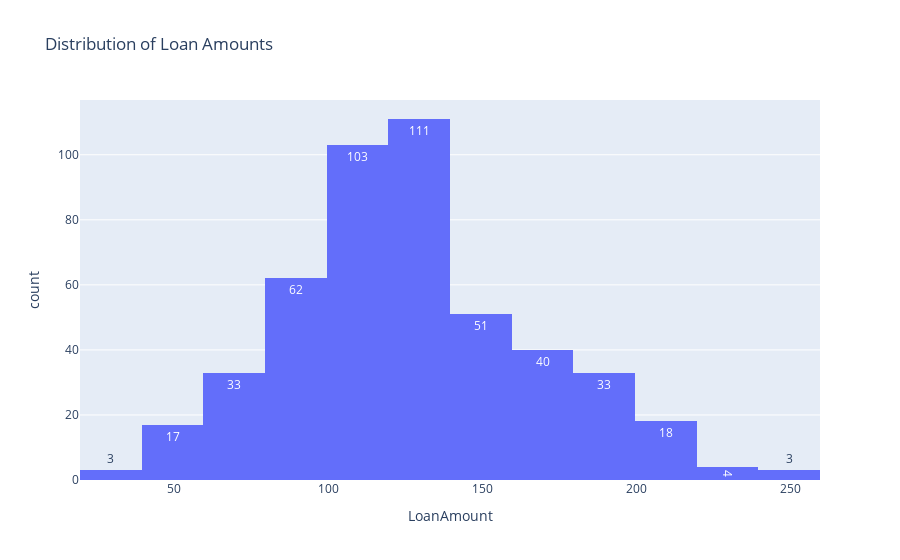

Notebook code for this chart:
### Markdown cell above
# visulization

### Code cell
# Distribution of Loan Amounts
px.histogram(df, x="LoanAmount", nbins=20, title="Distribution of Loan Amounts",text_auto=True)

### Figure 1 — Plotly figure (JSON) as saved in the notebook; plotly's stock layout.template omitted (floating-point values rounded to 4 significant figures; data arrays with more than 128 entries replaced by an {"elided": "..."} marker saying what was removed)
{"data": [{"alignmentgroup": "True", "bingroup": "x", "hovertemplate": "LoanAmount=%{x}<br>count=%{y}<extra></extra>", "legendgroup": "", "marker": {"color": "#636efa", "pattern": {"shape": ""}}, "name": "", "nbinsx": 20, "offsetgroup": "", "orientation": "v", "showlegend": false, "texttemplate": "%{value}", "type": "histogram", "x": {"elided": "497 int values"}, "xaxis": "x", "yaxis": "y"}], "layout": {"autosize": true, "barmode": "relative", "legend": {"tracegroupgap": 0}, "title": {"text": "Distribution of Loan Amounts"}, "xaxis": {"anchor": "y", "autorange": true, "domain": [0, 1], "range": [19.5, 259.5], "title": {"text": "LoanAmount"}, "type": "linear"}, "yaxis": {"anchor": "x", "autorange": true, "domain": [0, 1], "range": [0, 116.8], "title": {"text": "count"}}}}
